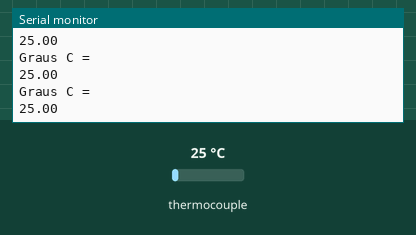
This sketch was run on a simulated Arduino Uno, built with avr-gcc and run on an emulated ATmega328P. Shown: the last lines printed to the serial monitor. The inputs (shaded band) are chosen by the test bench; at power-on: thermocouple 25 °C.

Above: at 2.2 s.
2.3 s: thermocouple set to 6 °C
At 2.82 s:
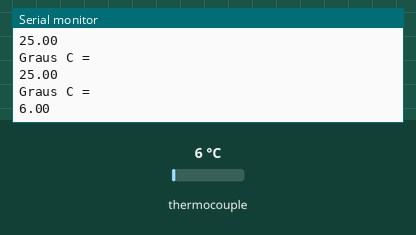
3.8 s: thermocouple set to 75 °C
At 3.82 s:
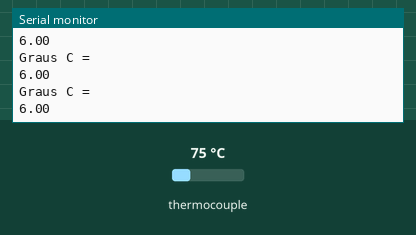
Timing chart, 0 to 6.8 s (numbered marks = the images above; inputs shaded):
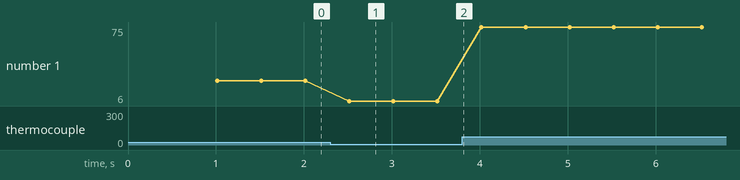

Measured:
- after the input at 2.3 s, the serial monitor: prints a new line after 0.22 s (image 1)
- plotted number 1: 25 → 6 after the input at 2.3 s, 6 → 75 after the input at 3.8 s

The sketch:

teste_termopar_simples_leitura.ino
```cpp
#include "max6675.h"

int SO = 4;
int CS = 5;
int CLK = 6;

MAX6675 sensor(CLK, CS, SO);

void setup()
{
  Serial.begin(9600);
  delay(1000);
}
void loop()
{
   Serial.println("Graus C = ");
   Serial.println(sensor.readCelsius());
   delay(500);
}
```
